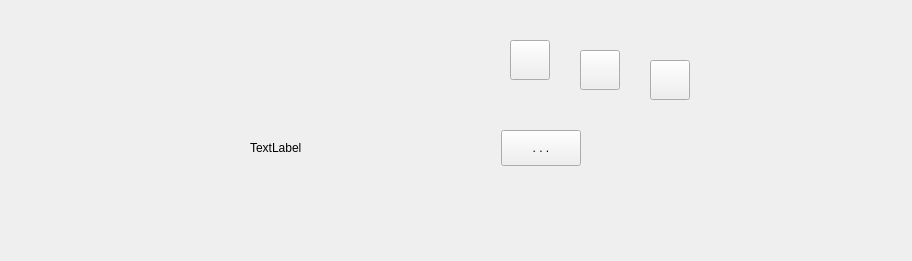
<?xml version="1.0" encoding="UTF-8"?>
<ui version="4.0">
 <class>closeBtn</class>
 <widget class="QWidget" name="closeBtn">
  <property name="geometry">
   <rect>
    <x>0</x>
    <y>0</y>
    <width>912</width>
    <height>261</height>
   </rect>
  </property>
  <property name="windowTitle">
   <string>Form</string>
  </property>
  <widget class="QPushButton" name="minBtn">
   <property name="geometry">
    <rect>
     <x>510</x>
     <y>40</y>
     <width>40</width>
     <height>40</height>
    </rect>
   </property>
   <property name="sizePolicy">
    <sizepolicy hsizetype="Fixed" vsizetype="Fixed">
     <horstretch>0</horstretch>
     <verstretch>0</verstretch>
    </sizepolicy>
   </property>
   <property name="minimumSize">
    <size>
     <width>40</width>
     <height>40</height>
    </size>
   </property>
   <property name="maximumSize">
    <size>
     <width>40</width>
     <height>40</height>
    </size>
   </property>
   <property name="text">
    <string/>
   </property>
  </widget>
  <widget class="QPushButton" name="pushButton_2">
   <property name="geometry">
    <rect>
     <x>580</x>
     <y>50</y>
     <width>40</width>
     <height>40</height>
    </rect>
   </property>
   <property name="sizePolicy">
    <sizepolicy hsizetype="Fixed" vsizetype="Fixed">
     <horstretch>0</horstretch>
     <verstretch>0</verstretch>
    </sizepolicy>
   </property>
   <property name="minimumSize">
    <size>
     <width>40</width>
     <height>40</height>
    </size>
   </property>
   <property name="maximumSize">
    <size>
     <width>40</width>
     <height>40</height>
    </size>
   </property>
   <property name="text">
    <string/>
   </property>
  </widget>
  <widget class="QPushButton" name="pushButton_3">
   <property name="geometry">
    <rect>
     <x>650</x>
     <y>60</y>
     <width>40</width>
     <height>40</height>
    </rect>
   </property>
   <property name="sizePolicy">
    <sizepolicy hsizetype="Fixed" vsizetype="Fixed">
     <horstretch>0</horstretch>
     <verstretch>0</verstretch>
    </sizepolicy>
   </property>
   <property name="minimumSize">
    <size>
     <width>40</width>
     <height>40</height>
    </size>
   </property>
   <property name="maximumSize">
    <size>
     <width>40</width>
     <height>40</height>
    </size>
   </property>
   <property name="text">
    <string/>
   </property>
  </widget>
  <widget class="QWidget" name="">
   <property name="geometry">
    <rect>
     <x>250</x>
     <y>130</y>
     <width>331</width>
     <height>36</height>
    </rect>
   </property>
   <layout class="QHBoxLayout" name="horizontalLayout">
    <item>
     <widget class="QLabel" name="label">
      <property name="text">
       <string>TextLabel</string>
      </property>
     </widget>
    </item>
    <item>
     <spacer name="horizontalSpacer">
      <property name="orientation">
       <enum>Qt::Horizontal</enum>
      </property>
      <property name="sizeHint" stdset="0">
       <size>
        <width>40</width>
        <height>20</height>
       </size>
      </property>
     </spacer>
    </item>
    <item>
     <widget class="QPushButton" name="infoButton">
      <property name="sizePolicy">
       <sizepolicy hsizetype="Minimum" vsizetype="Preferred">
        <horstretch>0</horstretch>
        <verstretch>0</verstretch>
       </sizepolicy>
      </property>
      <property name="layoutDirection">
       <enum>Qt::LeftToRight</enum>
      </property>
      <property name="text">
       <string>. . .</string>
      </property>
     </widget>
    </item>
   </layout>
  </widget>
 </widget>
 <resources/>
 <connections/>
</ui>
